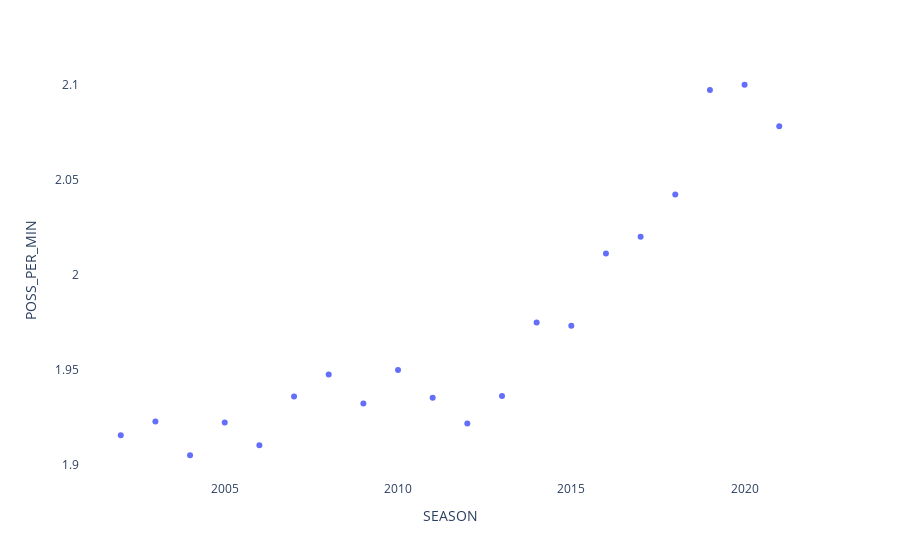

Notebook code cell kept with this figure:
### Code cell
# Plot
fig = px.scatter(poss_per_min_df, x=poss_per_min_df.index, y=poss_per_min_df["POSS_PER_MIN"])
fig.update_layout(
    paper_bgcolor='rgba(0,0,0,0)',
    plot_bgcolor='rgba(0,0,0,0)',
)
fig.show()

### Figure 1 — Plotly figure (JSON) as saved in the notebook; plotly's stock layout.template omitted (floating-point values rounded to 4 significant figures)
{"data": [{"hovertemplate": "SEASON=%{x}<br>POSS_PER_MIN=%{y}<extra></extra>", "legendgroup": "", "marker": {"color": "#636efa", "symbol": "circle"}, "mode": "markers", "name": "", "orientation": "v", "showlegend": false, "type": "scatter", "x": [2002, 2003, 2004, 2005, 2006, 2007, 2008, 2009, 2010, 2011, 2012, 2013, 2014, 2015, 2016, 2017, 2018, 2019, 2020, 2021], "xaxis": "x", "y": [1.916, 1.923, 1.905, 1.922, 1.911, 1.936, 1.948, 1.932, 1.95, 1.935, 1.922, 1.936, 1.975, 1.973, 2.011, 2.02, 2.042, 2.097, 2.1, 2.078], "yaxis": "y"}], "layout": {"autosize": true, "legend": {"tracegroupgap": 0}, "margin": {"t": 60}, "paper_bgcolor": "rgba(0, 0, 0, 0)", "plot_bgcolor": "rgba(0, 0, 0, 0)", "xaxis": {"anchor": "y", "autorange": true, "domain": [0, 1], "range": [2001.0, 2022.0], "title": {"text": "SEASON"}, "type": "linear"}, "yaxis": {"anchor": "x", "autorange": true, "domain": [0, 1], "range": [1.89, 2.115], "title": {"text": "POSS_PER_MIN"}, "type": "linear"}}}
